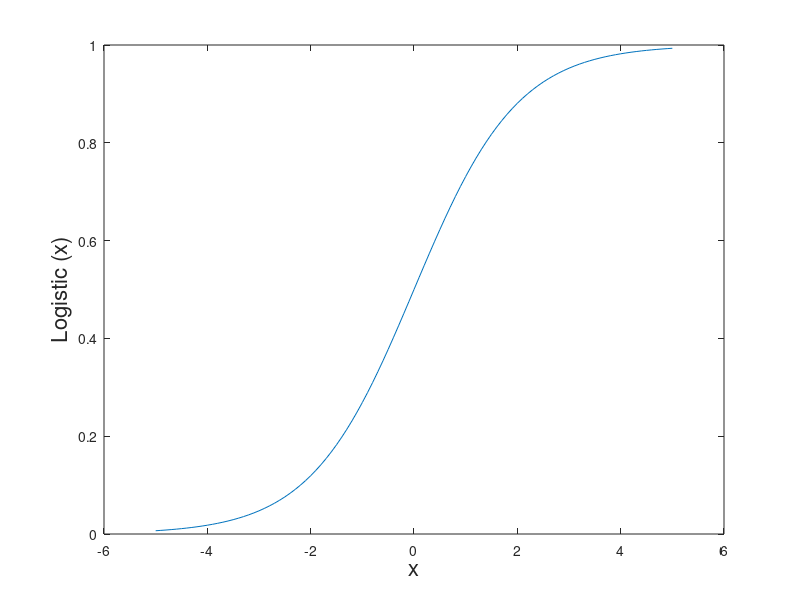

Reproduce this figure in MATLAB.
%% LINEAR FUNCTION
%   This activation function's output is equal to its input
x = 5;
x = -(x):0.1:x;
y = x;
plot(y,x);
%title('Linear Activation Function','Fontsize',18)
xlabel('x','FontSize',16) ; ylabel('Linear (x)','FontSize',16);


%% LOGISTIC FUNCTION
%   This activations function has a sigmoid shape
x = 5;
x = -(x):0.1:x;
y = zeros(1,length(x));
for n = 1:length(y)
    y(n)=1/(1+exp(1)^(-(x(n))));
end
plot(x,y)
%title('Logistic Activation Function','Fontsize',18)
xlabel('x','FontSize',16) ; ylabel('Logistic (x)','FontSize',16);

%% example
x = [1 3 5] ; w = [0.25 -0.25 0.30] ; b = -0.5;
y = tanh(sum(x.*w)+b);
y


